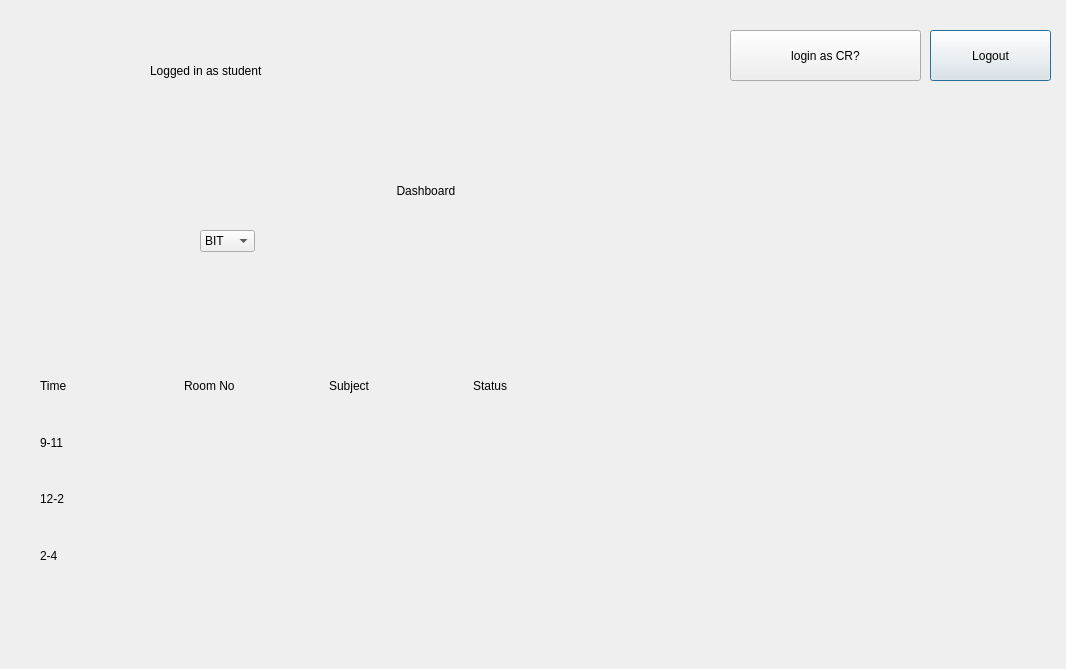
<?xml version="1.0" encoding="UTF-8"?>
<ui version="4.0">
 <class>studentdash</class>
 <widget class="QDialog" name="studentdash">
  <property name="geometry">
   <rect>
    <x>0</x>
    <y>0</y>
    <width>1066</width>
    <height>669</height>
   </rect>
  </property>
  <property name="windowTitle">
   <string>Dialog</string>
  </property>
  <widget class="QLabel" name="label_2">
   <property name="geometry">
    <rect>
     <x>150</x>
     <y>30</y>
     <width>221</width>
     <height>81</height>
    </rect>
   </property>
   <property name="text">
    <string>Logged in as student</string>
   </property>
  </widget>
  <widget class="QLabel" name="labelTime">
   <property name="geometry">
    <rect>
     <x>830</x>
     <y>130</y>
     <width>191</width>
     <height>81</height>
    </rect>
   </property>
   <property name="text">
    <string/>
   </property>
  </widget>
  <widget class="QLabel" name="label">
   <property name="geometry">
    <rect>
     <x>300</x>
     <y>160</y>
     <width>321</width>
     <height>61</height>
    </rect>
   </property>
   <property name="text">
    <string>                             Dashboard</string>
   </property>
  </widget>
  <widget class="QWidget" name="gridLayoutWidget">
   <property name="geometry">
    <rect>
     <x>40</x>
     <y>360</y>
     <width>571</width>
     <height>221</height>
    </rect>
   </property>
   <layout class="QGridLayout" name="gridLayout">
    <item row="1" column="2">
     <widget class="QLabel" name="Subject1">
      <property name="text">
       <string/>
      </property>
     </widget>
    </item>
    <item row="3" column="1">
     <widget class="QLabel" name="rno3">
      <property name="text">
       <string/>
      </property>
     </widget>
    </item>
    <item row="1" column="1">
     <widget class="QLabel" name="rno1">
      <property name="text">
       <string/>
      </property>
     </widget>
    </item>
    <item row="3" column="0">
     <widget class="QLabel" name="label_13">
      <property name="text">
       <string>2-4</string>
      </property>
     </widget>
    </item>
    <item row="3" column="2">
     <widget class="QLabel" name="Subject3">
      <property name="text">
       <string/>
      </property>
     </widget>
    </item>
    <item row="1" column="0">
     <widget class="QLabel" name="label_9">
      <property name="text">
       <string>9-11</string>
      </property>
     </widget>
    </item>
    <item row="2" column="0">
     <widget class="QLabel" name="label_10">
      <property name="text">
       <string>12-2</string>
      </property>
     </widget>
    </item>
    <item row="2" column="2">
     <widget class="QLabel" name="Subject2">
      <property name="text">
       <string/>
      </property>
     </widget>
    </item>
    <item row="2" column="1">
     <widget class="QLabel" name="rno2">
      <property name="text">
       <string/>
      </property>
     </widget>
    </item>
    <item row="0" column="0">
     <widget class="QLabel" name="label_16">
      <property name="text">
       <string>Time</string>
      </property>
     </widget>
    </item>
    <item row="0" column="1">
     <widget class="QLabel" name="label_17">
      <property name="text">
       <string>Room No</string>
      </property>
     </widget>
    </item>
    <item row="0" column="2">
     <widget class="QLabel" name="label_18">
      <property name="text">
       <string>Subject</string>
      </property>
     </widget>
    </item>
    <item row="0" column="3">
     <widget class="QLabel" name="label_19">
      <property name="text">
       <string>Status</string>
      </property>
     </widget>
    </item>
    <item row="1" column="3">
     <widget class="QWidget" name="widget1" native="true">
      <widget class="QLabel" name="Status1">
       <property name="geometry">
        <rect>
         <x>6</x>
         <y>12</y>
         <width>121</width>
         <height>31</height>
        </rect>
       </property>
       <property name="text">
        <string/>
       </property>
      </widget>
     </widget>
    </item>
    <item row="2" column="3">
     <widget class="QWidget" name="widget2" native="true">
      <widget class="QLabel" name="Status2">
       <property name="geometry">
        <rect>
         <x>10</x>
         <y>10</y>
         <width>121</width>
         <height>31</height>
        </rect>
       </property>
       <property name="text">
        <string/>
       </property>
      </widget>
     </widget>
    </item>
    <item row="3" column="3">
     <widget class="QWidget" name="widget3" native="true">
      <widget class="QLabel" name="Status3">
       <property name="geometry">
        <rect>
         <x>10</x>
         <y>10</y>
         <width>121</width>
         <height>31</height>
        </rect>
       </property>
       <property name="text">
        <string/>
       </property>
      </widget>
     </widget>
    </item>
   </layout>
  </widget>
  <widget class="QPushButton" name="pushButton_2">
   <property name="geometry">
    <rect>
     <x>930</x>
     <y>30</y>
     <width>121</width>
     <height>51</height>
    </rect>
   </property>
   <property name="text">
    <string>Logout</string>
   </property>
  </widget>
  <widget class="QComboBox" name="comboBoxSelect">
   <property name="geometry">
    <rect>
     <x>200</x>
     <y>230</y>
     <width>55</width>
     <height>22</height>
    </rect>
   </property>
   <item>
    <property name="text">
     <string>BIT</string>
    </property>
   </item>
   <item>
    <property name="text">
     <string>CEI_I</string>
    </property>
   </item>
   <item>
    <property name="text">
     <string>CEI_II</string>
    </property>
   </item>
  </widget>
  <widget class="QLabel" name="logo">
   <property name="geometry">
    <rect>
     <x>0</x>
     <y>30</y>
     <width>141</width>
     <height>91</height>
    </rect>
   </property>
   <property name="text">
    <string/>
   </property>
  </widget>
  <widget class="QPushButton" name="pushButtonUpload">
   <property name="geometry">
    <rect>
     <x>730</x>
     <y>30</y>
     <width>191</width>
     <height>51</height>
    </rect>
   </property>
   <property name="text">
    <string>login as CR?</string>
   </property>
  </widget>
 </widget>
 <resources/>
 <connections/>
</ui>
